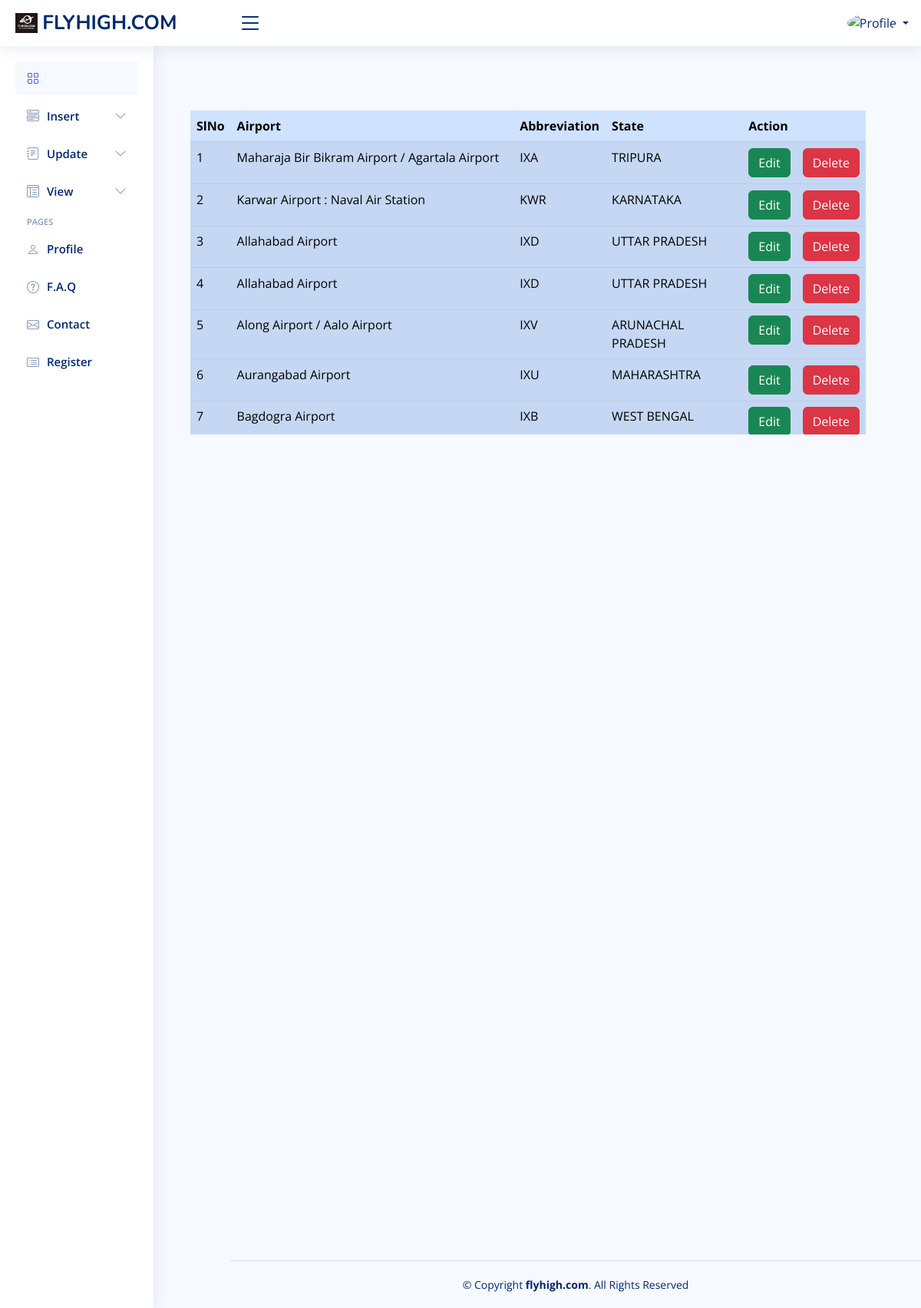
Screenshot of /admin/pages/airport/update.php with the database file from the repository.
### tables this page shows
CREATE TABLE `airport` (
  `id` int(11) NOT NULL,
  `name` varchar(50) NOT NULL,
  `abbr` varchar(30) NOT NULL,
  `state_id` int(11) NOT NULL,
  `created_at` timestamp NOT NULL DEFAULT CURRENT_TIMESTAMP ON UPDATE CURRENT_TIMESTAMP,
  `created_by` varchar(50) NOT NULL,
  `updated_at` timestamp NOT NULL DEFAULT CURRENT_TIMESTAMP,
  `updated_by` varchar(50) NOT NULL
);

CREATE TABLE `state_list` (
  `id` int(11) NOT NULL,
  `name` varchar(50) NOT NULL,
  `created_at` timestamp NOT NULL DEFAULT CURRENT_TIMESTAMP ON UPDATE CURRENT_TIMESTAMP,
  `created_by` varchar(50) NOT NULL,
  `updated_at` timestamp NOT NULL DEFAULT CURRENT_TIMESTAMP,
  `updated_by` varchar(50) NOT NULL
);

### admin/pages/airport/update.php (the view, shortened to what this page needs)
<?php
    require '../../header.php';
    $sql='SELECT id,name,abbr,state_id FROM airport';
    $statement=$connection->prepare($sql);
    $statement->execute();
    $airports=$statement->fetchAll(PDO::FETCH_OBJ);
?>
<div class="container-fluid mt-5">
<div class="row">
    <div class="col-md-2"></div>
    <div class="col-10  row min-vh-100">
    <div class="table-responsive mt-5 p-5" style="height:470px">
    <table class="table table-primary table-striped">
        <thead>
            <tr>
                <th>
                    SlNo
                </th>
                <th>
                    Airport
                </th>
                <th>
                    Abbreviation
                </th>
                <th>
                    State
                </th>
                <th colspan="2">Action</th>
            </tr>
        </thead>
        <tbody>
            <?php
            $i=1;
             foreach($airports as $airport): ?>
                <tr>
                    <td><?= $i ?></td>
                    <td><?= $airport->name ?></td>
                    <td><?= $airport->abbr ?></td>
                    <?php
                            $sid=$airport->state_id;
                            $sql='SELECT name FROM state_list WHERE id=:id';
                            $statement=$connection->prepare($sql);
                            $statement->execute([':id'=>$sid]);
                            $state=$statement->fetch(PDO::FETCH_OBJ);
                            ?>
                    <td><?= $state->name;?></td>
                    <td ><a href="edit.php?id=<?=$airport->id; ?>" class="btn btn-success" target="_self">Edit</a></td>
                    <td><a href="delete.php?id=<?=$airport->id;?>"class="btn btn-danger"onclick="return confirm('Are you sure?');">Delete</a>
                </td>
                </tr>
            <tr>
            <?php
            $i=$i+1;
             endforeach ?>
        </tbody>
    </table>
</div>
    </div>
</div>
</div>
<?php
    require '../../footer.php';
?>

### admin/pages/airport/assets/css/style.css (style rules this page uses)
:root { scroll-behavior: smooth; }
body { font-family: "Open Sans", sans-serif; background: #f6f9ff; color: #444444; }
a { color: #4154f1; text-decoration: none; }

### admin/assets/css/style.css (style rules this page uses)
:root { scroll-behavior: smooth; }
body { font-family: "Open Sans", sans-serif; background: #f6f9ff; color: #444444; }
a { color: #4154f1; text-decoration: none; }

### rows the page displays
airport: name "Maharaja Bir Bikram Airport / Agartala Airport", abbr "IXA", state.name "TRIPURA"
airport: name "Karwar Airport : Naval Air Station", abbr "KWR", state.name "KARNATAKA"
airport: name "Allahabad Airport", abbr "IXD", state.name "UTTAR PRADESH"
airport: name "Allahabad Airport", abbr "IXD", state.name "UTTAR PRADESH"
airport: name "Along Airport / Aalo Airport", abbr "IXV", state.name "ARUNACHAL PRADESH"
airport: name "Aurangabad Airport", abbr "IXU", state.name "MAHARASHTRA"
airport: name "Bagdogra Airport", abbr "IXB", state.name "WEST BENGAL"
